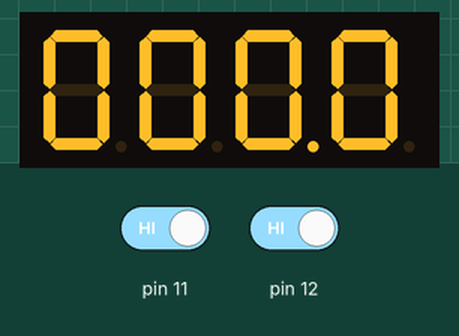
Simulated run of this program. Board: Teensy 3. Shown: 4-digit seven-segment display. The test bench sets the inputs (shaded band); at power-on: pin 11 HIGH, pin 12 HIGH.

Above: at 1.2 s.
1.3 s: pin 11 driven LOW
At 1.65 s:
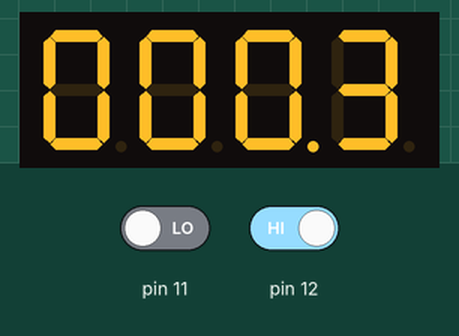
2.9 s: pin 12 driven LOW
Timing chart, 0 to 5.9 s (numbered marks = the images above; inputs shaded):
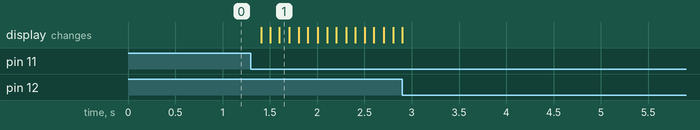

Measured:
- after the input at 1.3 s, the display: first changes after 0.11 s (image 1 shows a later state)

The program:

main.cpp
```cpp
// (licence header left out)
#include <Arduino.h>
#include <SevSeg.h>

void ISR_StartStop();
void ISR_Reset();

//Create an instance of the object.
SevSeg myDisplay;

//Create global variables
uint32_t starttime_millis;
int deciSecond = 0;
uint8_t startstop_buttonPin = digitalPinToInterrupt(11);
uint8_t reset_buttonPin = digitalPinToInterrupt(12);
const uint32_t DEBOUNCEDELAY_MS = 200;
bool Start_flag = 0;
bool Stop_flag = 1;
bool Reset_flag = 0;

void setup()
{
  //button pin declarations
  pinMode(startstop_buttonPin, INPUT_PULLUP);
  pinMode(reset_buttonPin, INPUT_PULLUP);
  attachInterrupt(startstop_buttonPin,ISR_StartStop,FALLING);
  attachInterrupt(reset_buttonPin,ISR_Reset,FALLING);

  int displayType = COMMON_CATHODE; //Your display is either common cathode or common anode

  //This pinout is for a bubble dispaly
   //Declare what pins are connected to the GND pins (cathodes)
   int digit1 = 7; //Pin 1 on BubbleDisplay
   int digit2 = 8; //Pin 10
   int digit3 = 9; //Pin 4
   int digit4 = 10; //Pin 6

   //Declare what pins are connected to the segments (anodes)
   int segA = 20; //Pin 12
   int segB = 19; //Pin 11
   int segC = 14; //Pin 3
   int segD = 17; //Pin 8
   int segE = 15; //Pin 2
   int segF = 18; //Pin 9
   int segG = 16; //Pin 7
   int segDP= 6; //Pin 5

  int numberOfDigits = 4; //1,2,or 4 digits

  myDisplay.Begin(displayType, numberOfDigits, digit1, digit2, digit3, digit4, segA, segB, segC, segD, segE, segF, segG, segDP);

  myDisplay.SetBrightness(100); //Set the display to 100% brightness level

}

void loop()
{
  //Example ways of displaying a decimal number
  char tempString[10]; //Used for sprintf
  //sprintf(tempString, "%4d", deciSecond); //Convert deciSecond into a string that is right adjusted
  //sprintf(tempString, "%d", deciSecond); //Convert deciSecond into a string that is left adjusted
  sprintf(tempString, "%04d", deciSecond); //Convert deciSecond into a string with leading zeros
  //sprintf(tempString, "%4d", deciSecond * -1); //Shows a negative sign infront of right adjusted number
  //sprintf(tempString, "%4X", deciSecond); //Count in HEX, right adjusted

  //Produce an output on the display
  myDisplay.DisplayString(tempString, 0b100); //(numberToDisplay, decimal point location IN BINARY)

  //Other examples
  //myDisplay.DisplayString(tempString, 0); //Display string, no decimal point
  //myDisplay.DisplayString("-23b", 3); //Display string, decimal point in third position

  //Check if 10ms has elapsed
  //if (millis() - starttime_millis >= 100)
  //{
  //  starttime_millis = millis();
  //  deciSecond++;
  //}

  static uint32_t time_elapsed_ms = 0;
  static uint32_t time_stopped_ms = 0;
  static uint32_t total_time_elapsed_ms = 0;

  if (Reset_flag){
    Reset_flag = 0;//reset flags to default state
    Start_flag = 0;
    Stop_flag = 1;
    total_time_elapsed_ms = 0; //clear stopwatch time
  }
  if (Start_flag){ //display increasing time
    time_elapsed_ms = millis()-starttime_millis; //time of current run
    total_time_elapsed_ms = time_elapsed_ms + time_stopped_ms; //cumulative time before reset
    deciSecond = total_time_elapsed_ms / 100;
  }
  else{ //display stopped time
    time_stopped_ms = total_time_elapsed_ms; //save stop time value
    deciSecond = time_stopped_ms / 100;
  }

}

void ISR_StartStop(){
  static uint32_t lastSSButtonPress_ms = 0;
  if ((millis()-lastSSButtonPress_ms) >= DEBOUNCEDELAY_MS){ //debounce button
    lastSSButtonPress_ms = millis(); //update button press time
    Start_flag = !Start_flag; //toggle start stop flags
    Stop_flag = !Stop_flag;
    if(Start_flag){ //update starting reference point
      starttime_millis = millis();
    }
  }
}
void ISR_Reset(){
  static uint32_t lastRButtonPress_ms = 0;
  if ((millis()-lastRButtonPress_ms) >= DEBOUNCEDELAY_MS){  //debounce button
    lastRButtonPress_ms = millis();
    Reset_flag = 1; //set flag to reset time
  }
}
```
